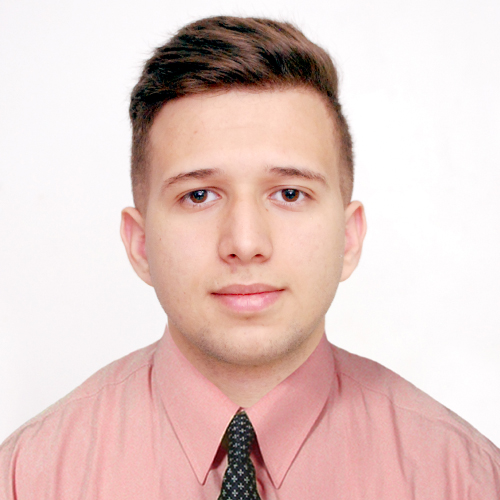
#> input picture Face detector/openCV TUTO/assets/USA.jpg, 500 x 500 px, found by its file name
$ python opencvTuto.py
#> lines starting #> are read from the running program, lines starting #| are printed output that depends on the picture
import cv2

img = cv2.imread('openCV TUTO/assets/USA.jpg',-1)
#> img is the input picture: shape (500, 500, 3); mean B, G, R 197.2, 201.8, 227
img = cv2.resize(img,(400,400))
#> img: shape (400, 400, 3)
img = cv2.rotate(img, cv2.ROTATE_90_CLOCKWISE)
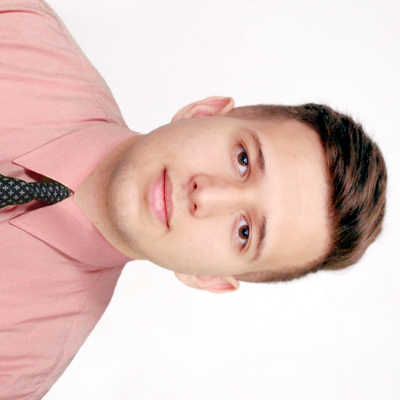
#> img: shape (400, 400, 3); mean B, G, R 197.1, 201.7, 226.9
# cv2.imwrite('new_img.jpg', img)
cv2.imshow('image',img)
cv2.waitKey(0)
#> (the run stopped early here; a loop or call above may not have finished)
